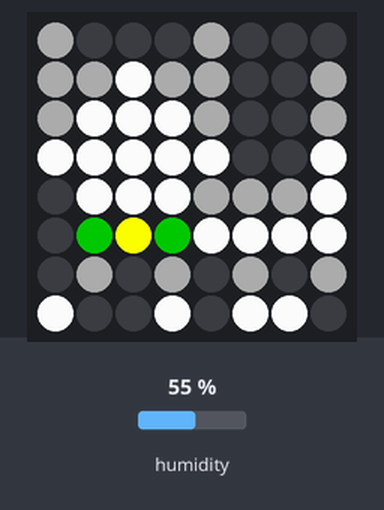
Bench run of a program on a simulated Raspberry Pi (BCM pin numbers) with a Sense HAT. On the bench: the Sense HAT's 8×8 RGB LED matrix. The test bench sets the inputs (shaded band); at power-on: humidity 55 %.

Above: at 0.1 s.
At 0.8 s:
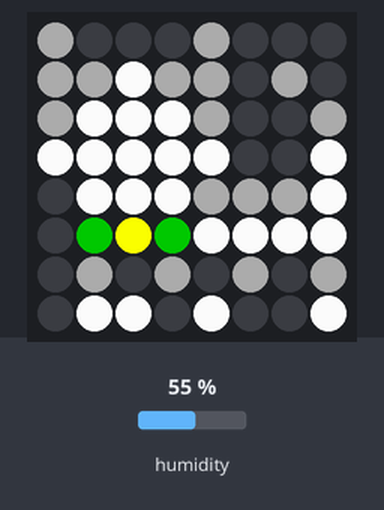

The program:

RPiGetStartSenseHAT.py
```python
from sense_hat import SenseHat
from time import sleep
from random import randint
from evdev import InputDevice, ecodes,list_devices
from select import select

sense = SenseHat()
sense.set_rotation(180)

# Define colours
# humidity = sense.get_humidity()

if sense.get_humidity() < 30:
    r = (255, 0, 0)
elif sense.get_humidity() < 80:
    r = (0, 100, 0)
else:
    r = (0, 0, 255)

o = (255, 127, 0)
y = (255, 255, 0)
G = (0, 255, 0)
b = (0, 0, 255)
i = (75, 0, 130)
v = (159, 0, 255)
w = (240, 240, 240)
g = (50, 50, 50)
e = (0, 0, 0)  # e stands for empty/black

# Define message  text
message1 = "Hello, my name is Inigo Montoya."
text1 = "J"

# Define image

"""
frame0 = [
    w,e,e,e,w,e,e,e,
    w,w,w,w,w,e,e,w,
    w,w,w,w,w,e,e,w,
    w,w,w,w,w,e,e,w,
    e,w,w,w,g,g,w,w,
    e,r,y,r,w,w,w,w,
    e,w,e,w,e,w,e,w,
    e,w,e,w,e,w,e,w
    ]
"""

frame1 = [
    g,e,e,e,g,e,e,e,
    g,g,w,g,g,e,e,g,
    g,w,w,w,g,e,e,g,
    w,w,w,w,w,e,e,w,
    e,w,w,w,g,g,g,w,
    e,r,y,r,w,w,w,w,
    e,g,e,g,e,g,e,g,
    w,e,e,w,e,w,w,e
    ]

frame2 = [
    g,e,e,e,g,e,e,e,
    g,g,w,g,g,e,g,e,
    g,w,w,w,g,e,e,g,
    w,w,w,w,w,e,e,w,
    e,w,w,w,g,g,g,w,
    e,r,y,r,w,w,w,w,
    e,g,e,g,e,g,e,g,
    e,w,w,e,w,e,e,w
    ]

sequence = [frame1, frame2]

# Display message
speed = 0.05

#msg = "{}".format(collar)
#sense.show_message(msg)

while True:
    for i in sequence:
        sense.set_pixels(i)
        sleep(0.7)

#    sense.show_message("hello", speed, y, b)
#   sense.show_letter("J", r, b)
#    sleep(0.3)
#    sense.show_letter("J", r)
#    sleep(0.3)


# Control
devices = [InputDevice(fn) for fn in list_devices()]
for dev in devices:
    if dev.name == "Raspberry Pi Sense HAT Joystick":
        js = dev

while True:
    ro, w, x = select([dev.fd], [], [],0.01)
    for fd in ro:
        for event in dev.read():
            if event.type == ecodes.EV_KEY:# and event.value == 1:
                if event.code == ecodes.KEY_UP:
                    print("up")
                elif event.code == ecodes.KEY_LEFT:
                    print("left")
                elif event.code == ecodes.KEY_RIGHT:
                    print("right")
                elif event.code == ecodes.KEY_DOWN:
                    print("down")
                else:
                    print("enter")
```

Measured:
- what the display in image 1 shows lasts 0.7 s, from 0.7 s to 1.4 s
